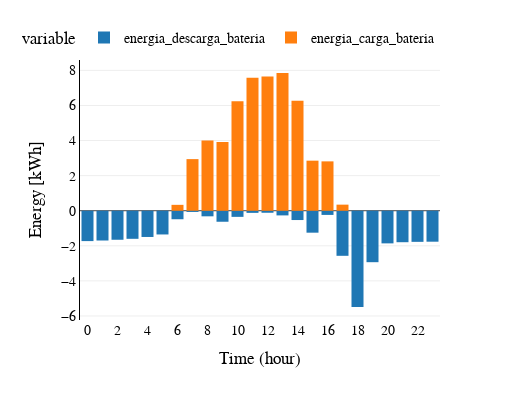

The code cell stored with this chart in its notebook:
### Code cell
bat_c = tabla_resultados.groupby(["hora"])['energia_descarga_bateria','energia_carga_bateria'].mean().reset_index()
bat_c['energia_descarga_bateria'] = bat_c['energia_descarga_bateria']*-1

graficar(tipo='bar',
         lista_campos=['energia_descarga_bateria','energia_carga_bateria'],
         titulo="",
        df = bat_c)

pv_disp = tabla_resultados.groupby(["hora"])['p_bat_pv','energia_carga_bateria',
                                             'p_bat_dg'].mean().reset_index()

graficar(tipo='linea',
         lista_campos=['p_bat_pv','energia_carga_bateria','p_bat_dg'],
         titulo="",
        df = pv_disp )

dg_disp = tabla_resultados.groupby(["hora"])['energia_Dg','p_bat_dg'].mean().reset_index()

graficar(tipo='bar',
         lista_campos=['energia_Dg','p_bat_dg'],
         titulo="",
        df = dg_disp )

### Figure 1 — Plotly figure (JSON) as saved in the notebook; plotly's stock layout.template omitted (floating-point values rounded to 4 significant figures)
{"data": [{"alignmentgroup": "True", "hovertemplate": "variable=energia_descarga_bateria<br>index=%{x}<br>value=%{y}<extra></extra>", "legendgroup": "energia_descarga_bateria", "marker": {"color": "#1F77B4"}, "name": "energia_descarga_bateria", "offsetgroup": "energia_descarga_bateria", "orientation": "v", "showlegend": true, "textposition": "auto", "type": "bar", "x": [0, 1, 2, 3, 4, 5, 6, 7, 8, 9, 10, 11, 12, 13, 14, 15, 16, 17, 18, 19, 20, 21, 22, 23], "xaxis": "x", "y": [-1.732, -1.698, -1.655, -1.601, -1.497, -1.353, -0.4859, -0.06834, -0.3193, -0.6286, -0.3502, -0.1218, -0.1156, -0.2671, -0.5314, -1.252, -0.2391, -2.57, -5.488, -2.934, -1.861, -1.795, -1.774, -1.766], "yaxis": "y"}, {"alignmentgroup": "True", "hovertemplate": "variable=energia_carga_bateria<br>index=%{x}<br>value=%{y}<extra></extra>", "legendgroup": "energia_carga_bateria", "marker": {"color": "#FF7F0E"}, "name": "energia_carga_bateria", "offsetgroup": "energia_carga_bateria", "orientation": "v", "showlegend": true, "textposition": "auto", "type": "bar", "x": [0, 1, 2, 3, 4, 5, 6, 7, 8, 9, 10, 11, 12, 13, 14, 15, 16, 17, 18, 19, 20, 21, 22, 23], "xaxis": "x", "y": [0, 0, 0, 0, 0, 0, 0.3348, 2.941, 4.009, 3.914, 6.247, 7.574, 7.652, 7.85, 6.262, 2.853, 2.813, 0.3461, 0, 0, 0, 0, 0, 0], "yaxis": "y"}], "layout": {"barmode": "relative", "font": {"color": "black", "family": "Times New Roman", "size": 14}, "height": 400, "legend": {"font": {"size": 14}, "orientation": "h", "title": {"text": "variable"}, "tracegroupgap": 0, "x": 1, "xanchor": "right", "y": 1.02, "yanchor": "bottom"}, "margin": {"t": 60}, "title": {"font": {"family": "Times New Roman"}}, "width": 520, "xaxis": {"anchor": "y", "domain": [0, 1], "linecolor": "black", "nticks": 15, "showline": false, "title": {"text": "Time (hour)"}}, "yaxis": {"anchor": "x", "domain": [0, 1], "linecolor": "black", "nticks": 10, "showline": true, "title": {"text": "Energy [kWh]"}}}}
